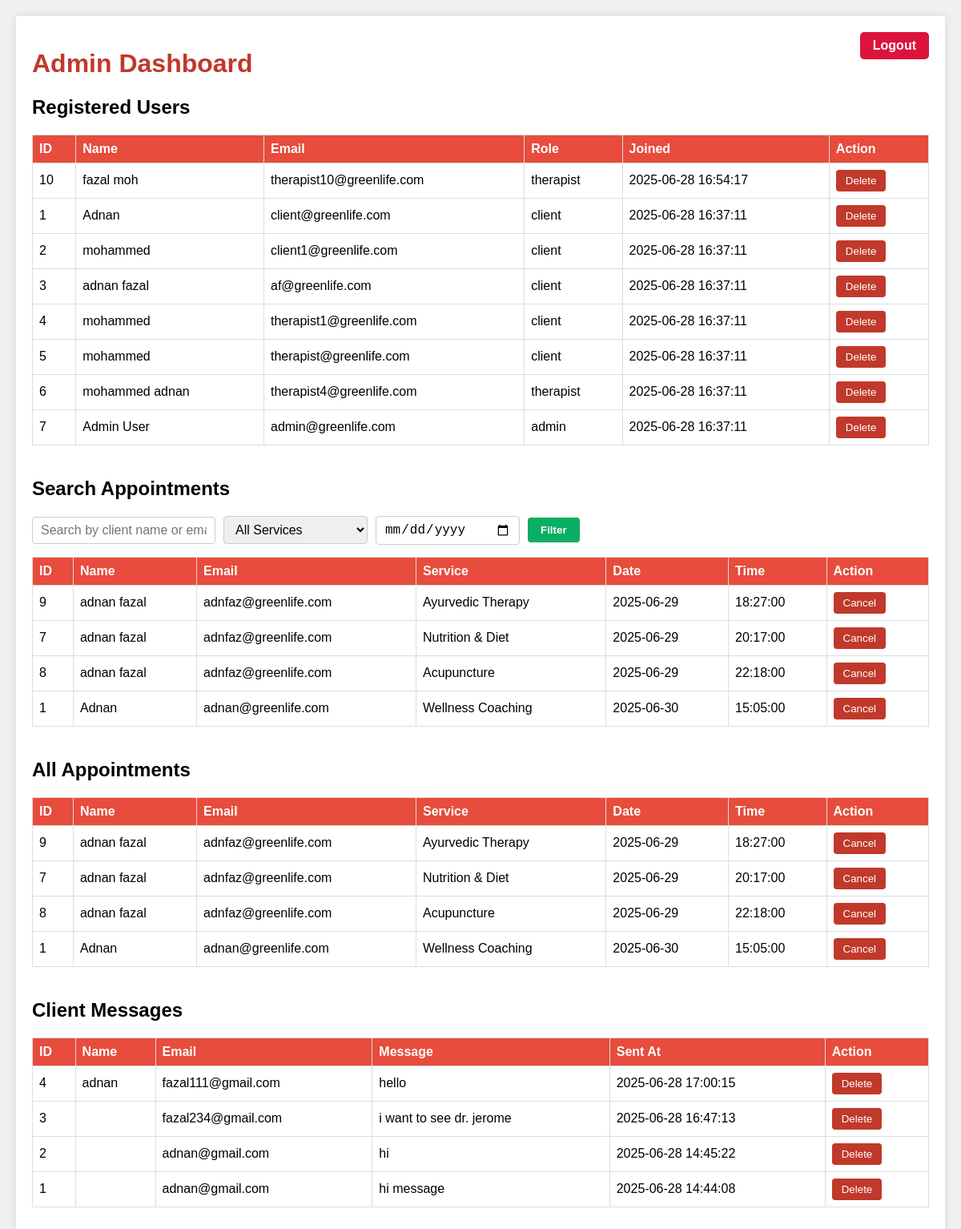
Page /dashboard/admin_dashboard.php (signed in) on the committed database.
### tables this page shows
CREATE TABLE `users` (
  `id` int(11) NOT NULL,
  `name` varchar(100) DEFAULT NULL,
  `email` varchar(100) DEFAULT NULL,
  `password` varchar(255) DEFAULT NULL,
  `role` enum('client','therapist','admin') DEFAULT 'client',
  `phone` varchar(20) DEFAULT NULL,
  `bio` text DEFAULT NULL,
  `created_at` datetime NOT NULL DEFAULT current_timestamp()
);

CREATE TABLE `appointments` (
  `id` int(11) NOT NULL,
  `name` varchar(100) DEFAULT NULL,
  `email` varchar(100) DEFAULT NULL,
  `service` varchar(100) DEFAULT NULL,
  `date` date DEFAULT NULL,
  `time` time DEFAULT NULL,
  `user_id` int(11) UNSIGNED NOT NULL
);

CREATE TABLE `messages` (
  `id` int(11) NOT NULL,
  `email` varchar(100) DEFAULT NULL,
  `message` text DEFAULT NULL,
  `date_sent` timestamp NOT NULL DEFAULT current_timestamp(),
  `sent_at` datetime NOT NULL DEFAULT current_timestamp(),
  `reply` text DEFAULT NULL,
  `replied_at` timestamp NULL DEFAULT NULL,
  `name` varchar(255) DEFAULT NULL
);

### dashboard/admin_dashboard.php (the view, shortened to what this page needs)
<?php
include '../backend/db.php';
$users    = $conn->query("SELECT id, name, email, role, created_at FROM users ORDER BY created_at DESC");
$messages = $conn->query("SELECT id, name, email, message, sent_at FROM messages ORDER BY sent_at DESC");
$appointments = $conn->query("SELECT id, name, email, service, date, time FROM appointments ORDER BY date, time");
$search = $_GET['search'] ?? '';
$filter_date = $_GET['date'] ?? '';
$whereSQL = '';
$sqlFilteredAppointments = "SELECT id, name, email, service, date, time FROM appointments $whereSQL ORDER BY date, time";
if ($stmt = $conn->prepare($sqlFilteredAppointments)) {
    $stmt->execute();
    $filtered_appointments = $stmt->get_result();
} else {
    $filtered_appointments = $conn->query("SELECT id, name, email, service, date, time FROM appointments ORDER BY date, time");
}
?>
<!DOCTYPE html>
<html lang="en">
<head>
</head>
<body>
<div class="dashboard">
  <a href="../logout.php" class="logout button">Logout</a>
  <h1>Admin Dashboard</h1>
  <section>
    <h2>Registered Users</h2>
    <table>
      <tr><th>ID</th><th>Name</th><th>Email</th><th>Role</th><th>Joined</th><th>Action</th></tr>
      <?php while($u = $users->fetch_assoc()): ?>
      <tr>
        <td><?php echo $u['id']; ?></td>
        <td><?php echo htmlspecialchars($u['name']); ?></td>
        <td><?php echo htmlspecialchars($u['email']); ?></td>
        <td><?php echo htmlspecialchars($u['role']); ?></td>
        <td><?php echo $u['created_at']; ?></td>
        <td>
          <form method="POST">
            <button type="submit" name="delete_user" onclick="return confirm('Delete this user?')">Delete</button>
          </form>
        </td>
      </tr>
      <?php endwhile; ?>
    </table>
  </section>
  <section>
    <h2>Search Appointments</h2>
    <form method="GET" class="filter-form" action="admin_dashboard.php">
      <input type="text" name="search" placeholder="Search by client name or email" value="<?php echo htmlspecialchars($search); ?>" />
      <select name="service">
        <option value="">All Services</option>
      </select>
      <input type="date" name="date" value="<?php echo htmlspecialchars($filter_date); ?>" />
      <button type="submit">Filter</button>
    </form>
    <table>
      <tr><th>ID</th><th>Name</th><th>Email</th><th>Service</th><th>Date</th><th>Time</th><th>Action</th></tr>
      <?php if ($filtered_appointments && $filtered_appointments->num_rows > 0): ?>
        <?php while($a = $filtered_appointments->fetch_assoc()): ?>
        <tr>
          <td><?php echo $a['id']; ?></td>
          <td><?php echo htmlspecialchars($a['name']); ?></td>
          <td><?php echo htmlspecialchars($a['email']); ?></td>
          <td><?php echo htmlspecialchars($a['service']); ?></td>
          <td><?php echo $a['date']; ?></td>
          <td><?php echo $a['time']; ?></td>
          <td>
            <form method="POST" style="display:inline;">
              <button type="submit" name="cancel_appointment" onclick="return confirm('Cancel this appointment?')">Cancel</button>
            </form>
          </td>
        </tr>
        <?php endwhile; ?>
      <?php else: ?>
        <tr><td colspan="7" style="text-align:center;">No appointments found.</td></tr>
      <?php endif; ?>
    </table>
  </section>
  <section>
    <h2>All Appointments</h2>
    <table>
      <tr><th>ID</th><th>Name</th><th>Email</th><th>Service</th><th>Date</th><th>Time</th><th>Action</th></tr>
      <?php while($a = $appointments->fetch_assoc()): ?>
      <tr>
        <td><?php echo $a['id']; ?></td>
        <td><?php echo htmlspecialchars($a['name']); ?></td>
        <td><?php echo htmlspecialchars($a['email']); ?></td>
        <td><?php echo htmlspecialchars($a['service']); ?></td>
        <td><?php echo $a['date']; ?></td>
        <td><?php echo $a['time']; ?></td>
        <td>
          <form method="POST" style="display:inline;">
            <button type="submit" name="cancel_appointment" onclick="return confirm('Cancel this appointment?')">Cancel</button>
          </form>
        </td>
      </tr>
      <?php endwhile; ?>
    </table>
  </section>
  <section>
    <h2>Client Messages</h2>
    <table>
      <tr><th>ID</th><th>Name</th><th>Email</th><th>Message</th><th>Sent At</th><th>Action</th></tr>
      <?php while($m = $messages->fetch_assoc()): ?>
      <tr>
        <td><?php echo $m['id']; ?></td>
        <td><?php echo htmlspecialchars($m['name'] ?? ''); ?></td>
        <td><?php echo htmlspecialchars($m['email']); ?></td>
        <td><?php echo nl2br(htmlspecialchars($m['message'])); ?></td>
        <td><?php echo $m['sent_at']; ?></td>
        <td>
          <form method="POST" style="display:inline;">
            <button type="submit" name="delete_message" onclick="return confirm('Delete this message?')">Delete</button>
          </form>
        </td>
      </tr>
      <?php endwhile; ?>
    </table>
  </section>
</div>
</body>
</html>

### dashboard/admin_dashboard.php (style rules this page uses)
body { font-family: Arial, sans-serif; background: #f0f0f0; margin:0; padding:20px; }
.dashboard { max-width:1200px; margin:auto; background:white; padding:20px; box-shadow:0 0 10px rgba(0,0,0,0.1); }
h1 { color:#c0392b; }
section { margin-bottom:40px; }
table { width:100%; border-collapse:collapse; }
th, td { border:1px solid #ddd; padding:8px; text-align:left; }
th { background:#e74c3c; color:white; }
button { background:#c0392b; color:white; border:none; padding:6px 12px; border-radius:4px; cursor:pointer; }
.logout { float:right; background:#555; }
form { display:inline; }
.logout.button { display: inline-block; background-color: crimson; color: white; padding: 8px 16px; text-decoration: none; border-radius: 5px; font-weight: bold; border: none; cursor: pointer; text-align: center; transition: background-color 0.3s ease; }
.filter-form { margin-bottom: 15px; display: flex; flex-wrap: wrap; gap: 10px; align-items: center; justify-content: flex-start; }
.filter-form input[type="text"], .filter-form select, .filter-form input[type="date"] { padding: 7px 10px; font-size: 1rem; border: 1px solid #ccc; border-radius: 4px; min-width: 180px; }
.filter-form button { padding: 8px 16px; background: #0aae62; border: none; color: white; border-radius: 4px; font-weight: bold; cursor: pointer; transition: background-color 0.3s ease; }

### rows in the picture
users: id "10", name "fazal moh", email "therapist10@greenlife.com", role "therapist", created_at "2025-06-28 16:54:17"
users: id "1", name "Adnan", email "client@greenlife.com", role "client", created_at "2025-06-28 16:37:11"
users: id "2", name "mohammed", email "client1@greenlife.com", role "client", created_at "2025-06-28 16:37:11"
users: id "3", name "adnan fazal", email "af@greenlife.com", role "client", created_at "2025-06-28 16:37:11"
users: id "4", name "mohammed", email "therapist1@greenlife.com", role "client", created_at "2025-06-28 16:37:11"
users: id "5", name "mohammed", email "therapist@greenlife.com", role "client", created_at "2025-06-28 16:37:11"
users: id "6", name "mohammed adnan", email "therapist4@greenlife.com", role "therapist", created_at "2025-06-28 16:37:11"
users: id "7", name "Admin User", email "admin@greenlife.com", role "admin", created_at "2025-06-28 16:37:11"
appointments: id "9", name "adnan fazal", email "adnfaz@greenlife.com", service "Ayurvedic Therapy", date "2025-06-29", time "18:27:00"
appointments: id "7", name "adnan fazal", email "adnfaz@greenlife.com", service "Nutrition & Diet", date "2025-06-29", time "20:17:00"
appointments: id "8", name "adnan fazal", email "adnfaz@greenlife.com", service "Acupuncture", date "2025-06-29", time "22:18:00"
appointments: id "1", name "Adnan", email "adnan@greenlife.com", service "Wellness Coaching", date "2025-06-30", time "15:05:00"
messages: id "4", name "adnan", email "fazal111@gmail.com", message "hello", sent_at "2025-06-28 17:00:15"
messages: id "3", email "fazal234@gmail.com", message "i want to see dr. jerome", sent_at "2025-06-28 16:47:13"
messages: id "2", email "adnan@gmail.com", message "hi", sent_at "2025-06-28 14:45:22"
messages: id "1", email "adnan@gmail.com", message "hi message", sent_at "2025-06-28 14:44:08"
